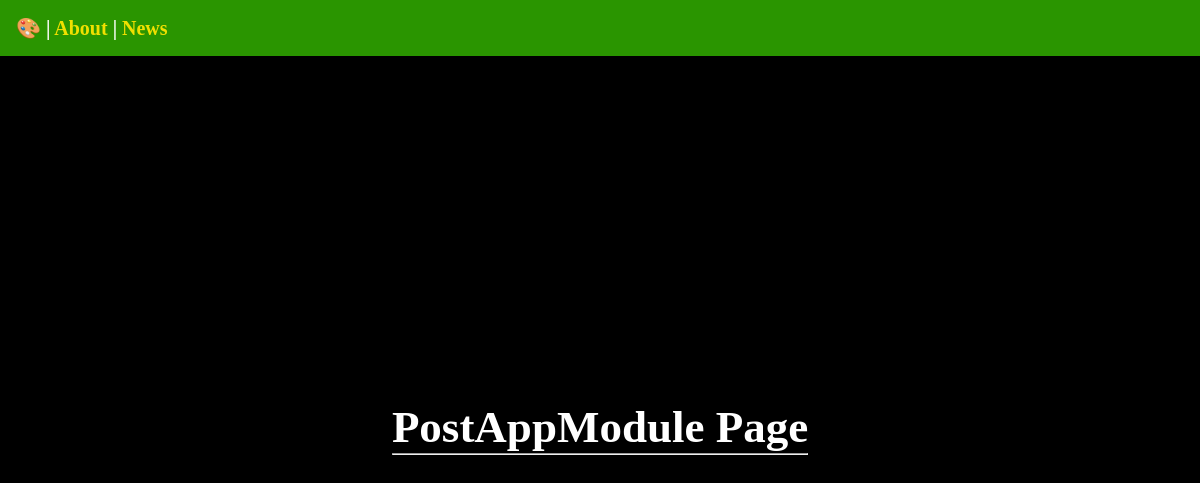
/postsApp/, run on an earlier commit of the app's database.
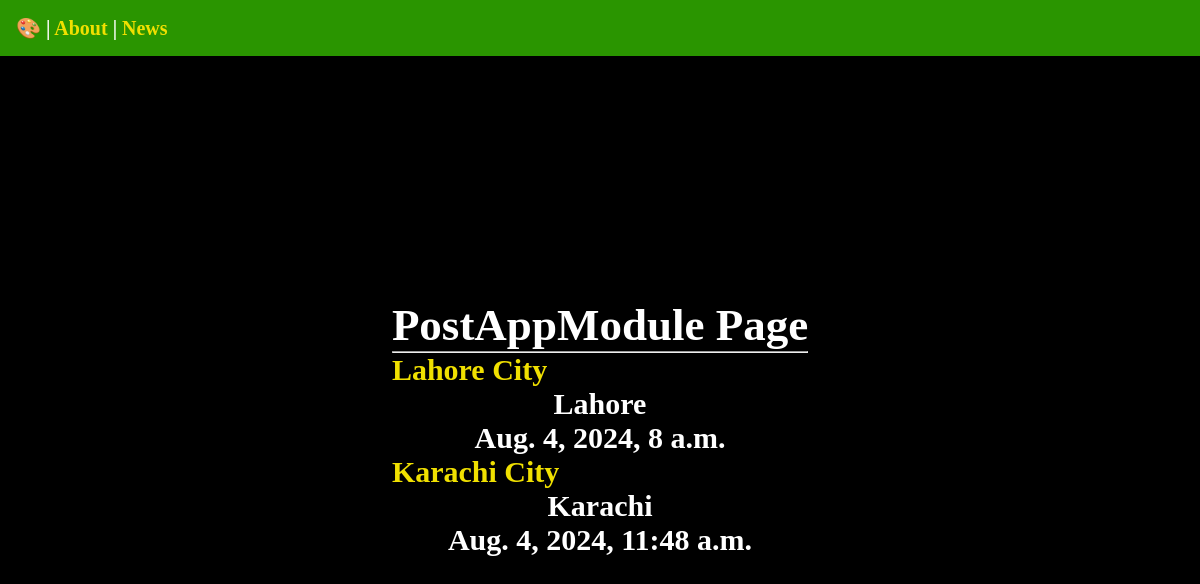
And on a later commit of the database.
### postsApp/models.py (models this page shows, shortened)
class Post(models.Model):
    title = models.CharField(max_length=75)
    body = models.TextField()
    city = models.CharField(max_length=75)
    slug = models.SlugField()  # Set a default value for slug
    date = models.DateTimeField(auto_now_add=True)
    banner=models.ImageField(default='fallback.png',blank=True)

### postsApp/views.py (the view)
# urls.py: path('', views.AppModuleHome, name="postsApp"),
def AppModuleHome(request):
    posts = Post.objects.all().order_by("date") # we can arrange posts according to date ("date"=> asscending, and  "-date" => descending)
    return render(request, "posts/postModulefileList.html", {'posts': posts})

### postsApp/Templates/posts/postModulefileList.html (shortened to what this page needs)
{% extends "Layout.html" %}
{% block content %}
<section>
  <h1>PostAppModule Page </h1>
  <hr/>
  {% for post in posts %}
  <article>
    <strong>
      <a href="{% url 'page' slug=post.slug %}">
        {{ post.title }}
      </a>
    </strong>
    <p>{{ post.city }}</p>
    <p>{{ post.date }}</p>
  </article>
{% endfor %}
</section>
{% endblock %}

### Templates/Layout.html (shortened to what this page needs)
<!DOCTYPE html>
{% load static %}
<html lang="en">
<head>
    <link rel="stylesheet" href="{% static 'css/style.css' %}">
</head>
<body>
    <nav>
        <a href="/"><span role="img" aria-label="Home">🎨</span></a> |
        <a href="/about">About</a> |
        <a href="{% url 'postsApp'%}">News</a>
    </nav>
    <main>
        {% block content %}
        {% endblock  %}
    </main>
</body>
</html>

### staticData/css/style.css (style rules this page uses)
* { margin: 0; padding: 0; box-sizing: border-box; }
body { display: grid; place-content: center; min-height: 100vh; background-color: black; color: white; font-size: 30px; font-weight: bold; display: flex; flex-flow: column; }
nav { padding: 1rem; background-color: rgba(49, 172, 0, 0.867); color: white; font-size: 20px; }
main { flex-grow: 1; display: grid; place-content: center; }
h1,p { text-align: center; }
a { text-decoration: none; color: #f0e000; }

What changed in the data, as far as the page shows it:
added Post: title "Lahore City", city "Lahore", date "Aug. 4, 2024, 8 a.m."
added Post: title "Karachi City", city "Karachi", date "Aug. 4, 2024, 11:48 a.m."
